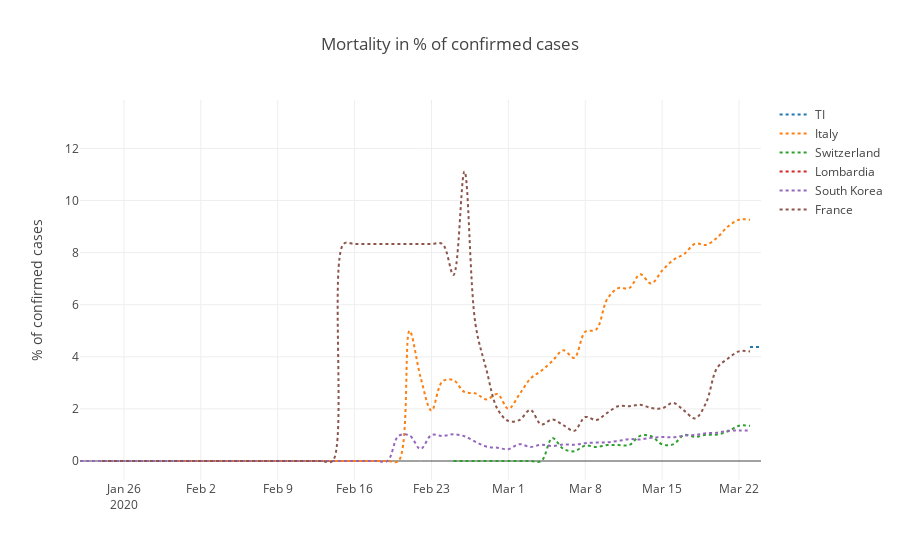

Here is the notebook cell this chart was saved with:
### Markdown cell above
## Plotly: Mortality in % of confirmed cases

todo: 
- Kurven für ein zweites (drittes, ...) Land einfügen
- Auswahl der Länder mit widget (siehe Ref. unten)

### Code cell
# Quelle: https://www.youtube.com/watch?v=XUNaGFa9xCM
# dort gibt es ein weiteres Beispiel mit Widgets und interactive
#df.loc[df['Country/Region'] == "Italy"]

import plotly as py
import plotly.graph_objs as go
import ipywidgets as widgets
import numpy as np
py.offline.init_notebook_mode(connected=True)

layout = go.Layout(
    title='Mortality in % of confirmed cases',
    yaxis=dict(
        title='% of confirmed cases'
    ),
)

trace0 = go.Scatter(
    x=df_selec.loc[df['Country/Region'] == c_s[0],"Date"],
    y=df_selec.loc[df['Country/Region'] == c_s[0], "Mortality_%"],
    mode='lines',
    name=c_s[0],
    line=dict(
        shape='spline',
        dash='dot'
    )
)
trace1 = go.Scatter(
    x=df_selec.loc[df['Country/Region'] == c_s[1],"Date"],
    y=df_selec.loc[df['Country/Region'] == c_s[1],"Mortality_%"],
    mode='lines',
    name=c_s[1],
    line=dict(
        shape='spline',
        dash='dot'
    )
)
trace2 = go.Scatter(
    x=df_selec.loc[df['Country/Region'] == c_s[2],"Date"],
    y=df_selec.loc[df['Country/Region'] == c_s[2], "Mortality_%"],
    mode='lines',
    name=c_s[2],
    line=dict(
        shape='spline',
        dash='dot'
    )
)
trace3 = go.Scatter(
    x=df_selec.loc[df['Country/Region'] == c_s[3],"Date"],
    y=df_selec.loc[df['Country/Region'] == c_s[3],"Mortality_%"],
    mode='lines',
    name=c_s[3],
    line=dict(
        shape='spline',
        dash='dot'
    )
)
trace4 = go.Scatter(
    x=df_selec.loc[df['Country/Region'] == c_s[4],"Date"],
    y=df_selec.loc[df['Country/Region'] == c_s[4], "Mortality_%"],
    mode='lines',
    name=c_s[4],
    line=dict(
        shape='spline',
        dash='dot'
    )
)
trace5 = go.Scatter(
    x=df_selec.loc[df['Country/Region'] == c_s[5],"Date"],
    y=df_selec.loc[df['Country/Region'] == c_s[5],"Mortality_%"],
    mode='lines',
    name=c_s[5],
    line=dict(
        shape='spline',
        dash='dot'
    )
)

fig = go.Figure(data=[trace0, trace1, trace2, trace3, trace4, trace5], layout=layout)
py.offline.iplot(fig)

### Figure 1 — Plotly figure (JSON) as saved in the notebook; plotly's stock layout.template omitted (floating-point values rounded to 4 significant figures)
{"data": [{"line": {"dash": "dot", "shape": "spline"}, "mode": "lines", "name": "TI", "type": "scatter", "x": ["2020-03-23", "2020-03-24"], "y": [4.377, 4.377]}, {"line": {"dash": "dot", "shape": "spline"}, "mode": "lines", "name": "Italy", "type": "scatter", "x": ["2020-01-22", "2020-01-23", "2020-01-24", "2020-01-25", "2020-01-26", "2020-01-27", "2020-01-28", "2020-01-29", "2020-01-30", "2020-01-31", "2020-02-01", "2020-02-02", "2020-02-03", "2020-02-04", "2020-02-05", "2020-02-06", "2020-02-07", "2020-02-08", "2020-02-09", "2020-02-10", "2020-02-11", "2020-02-12", "2020-02-13", "2020-02-14", "2020-02-15", "2020-02-16", "2020-02-17", "2020-02-18", "2020-02-19", "2020-02-20", "2020-02-21", "2020-02-22", "2020-02-23", "2020-02-24", "2020-02-25", "2020-02-26", "2020-02-27", "2020-02-28", "2020-02-29", "2020-03-01", "2020-03-02", "2020-03-03", "2020-03-04", "2020-03-05", "2020-03-06", "2020-03-07", "2020-03-08", "2020-03-09", "2020-03-10", "2020-03-11", "2020-03-12", "2020-03-13", "2020-03-14", "2020-03-15", "2020-03-16", "2020-03-17", "2020-03-18", "2020-03-19", "2020-03-20", "2020-03-21", "2020-03-22", "2020-03-23"], "y": [null, null, null, null, null, null, null, null, null, 0, 0, 0, 0, 0, 0, 0, 0, 0, 0, 0, 0, 0, 0, 0, 0, 0, 0, 0, 0, 0, 5, 3.226, 1.935, 3.057, 3.106, 2.649, 2.595, 2.365, 2.571, 2.007, 2.554, 3.157, 3.464, 3.836, 4.249, 3.961, 4.963, 5.048, 6.217, 6.636, 6.636, 7.169, 6.811, 7.31, 7.713, 7.945, 8.339, 8.298, 8.575, 9.006, 9.26, 9.26]}, {"line": {"dash": "dot", "shape": "spline"}, "mode": "lines", "name": "Switzerland", "type": "scatter", "x": ["2020-01-22", "2020-01-23", "2020-01-24", "2020-01-25", "2020-01-26", "2020-01-27", "2020-01-28", "2020-01-29", "2020-01-30", "2020-01-31", "2020-02-01", "2020-02-02", "2020-02-03", "2020-02-04", "2020-02-05", "2020-02-06", "2020-02-07", "2020-02-08", "2020-02-09", "2020-02-10", "2020-02-11", "2020-02-12", "2020-02-13", "2020-02-14", "2020-02-15", "2020-02-16", "2020-02-17", "2020-02-18", "2020-02-19", "2020-02-20", "2020-02-21", "2020-02-22", "2020-02-23", "2020-02-24", "2020-02-25", "2020-02-26", "2020-02-27", "2020-02-28", "2020-02-29", "2020-03-01", "2020-03-02", "2020-03-03", "2020-03-04", "2020-03-05", "2020-03-06", "2020-03-07", "2020-03-08", "2020-03-09", "2020-03-10", "2020-03-11", "2020-03-12", "2020-03-13", "2020-03-14", "2020-03-15", "2020-03-16", "2020-03-17", "2020-03-18", "2020-03-19", "2020-03-20", "2020-03-21", "2020-03-22", "2020-03-23"], "y": [null, null, null, null, null, null, null, null, null, null, null, null, null, null, null, null, null, null, null, null, null, null, null, null, null, null, null, null, null, null, null, null, null, null, 0, 0, 0, 0, 0, 0, 0, 0, 0, 0.8772, 0.4673, 0.3731, 0.5935, 0.5348, 0.611, 0.6135, 0.6135, 0.9658, 0.9566, 0.6364, 0.6364, 1, 0.9247, 1.006, 1.02, 1.141, 1.353, 1.353]}, {"line": {"dash": "dot", "shape": "spline"}, "mode": "lines", "name": "Lombardia", "type": "scatter", "x": ["2020-03-23"], "y": [13.13]}, {"line": {"dash": "dot", "shape": "spline"}, "mode": "lines", "name": "South Korea", "type": "scatter", "x": ["2020-01-22", "2020-01-23", "2020-01-24", "2020-01-25", "2020-01-26", "2020-01-27", "2020-01-28", "2020-01-29", "2020-01-30", "2020-01-31", "2020-02-01", "2020-02-02", "2020-02-03", "2020-02-04", "2020-02-05", "2020-02-06", "2020-02-07", "2020-02-08", "2020-02-09", "2020-02-10", "2020-02-11", "2020-02-12", "2020-02-13", "2020-02-14", "2020-02-15", "2020-02-16", "2020-02-17", "2020-02-18", "2020-02-19", "2020-02-20", "2020-02-21", "2020-02-22", "2020-02-23", "2020-02-24", "2020-02-25", "2020-02-26", "2020-02-27", "2020-02-28", "2020-02-29", "2020-03-01", "2020-03-02", "2020-03-03", "2020-03-04", "2020-03-05", "2020-03-06", "2020-03-07", "2020-03-08", "2020-03-09", "2020-03-10", "2020-03-11", "2020-03-12", "2020-03-13", "2020-03-14", "2020-03-15", "2020-03-16", "2020-03-17", "2020-03-18", "2020-03-19", "2020-03-20", "2020-03-21", "2020-03-22", "2020-03-23"], "y": [0, 0, 0, 0, 0, 0, 0, 0, 0, 0, 0, 0, 0, 0, 0, 0, 0, 0, 0, 0, 0, 0, 0, 0, 0, 0, 0, 0, 0, 0.9615, 0.9804, 0.4619, 0.9967, 0.9604, 1.024, 0.9516, 0.7361, 0.5563, 0.5079, 0.455, 0.6459, 0.5399, 0.6227, 0.5749, 0.637, 0.6249, 0.6836, 0.7087, 0.7188, 0.7737, 0.8387, 0.8272, 0.8904, 0.9189, 0.9106, 0.9736, 0.9985, 1.062, 1.086, 1.159, 1.169, 1.169]}, {"line": {"dash": "dot", "shape": "spline"}, "mode": "lines", "name": "France", "type": "scatter", "x": ["2020-01-22", "2020-01-23", "2020-01-24", "2020-01-25", "2020-01-26", "2020-01-27", "2020-01-28", "2020-01-29", "2020-01-30", "2020-01-31", "2020-02-01", "2020-02-02", "2020-02-03", "2020-02-04", "2020-02-05", "2020-02-06", "2020-02-07", "2020-02-08", "2020-02-09", "2020-02-10", "2020-02-11", "2020-02-12", "2020-02-13", "2020-02-14", "2020-02-15", "2020-02-16", "2020-02-17", "2020-02-18", "2020-02-19", "2020-02-20", "2020-02-21", "2020-02-22", "2020-02-23", "2020-02-24", "2020-02-25", "2020-02-26", "2020-02-27", "2020-02-28", "2020-02-29", "2020-03-01", "2020-03-02", "2020-03-03", "2020-03-04", "2020-03-05", "2020-03-06", "2020-03-07", "2020-03-08", "2020-03-09", "2020-03-10", "2020-03-11", "2020-03-12", "2020-03-13", "2020-03-14", "2020-03-15", "2020-03-16", "2020-03-17", "2020-03-18", "2020-03-19", "2020-03-20", "2020-03-21", "2020-03-22", "2020-03-23"], "y": [null, null, 0, 0, 0, 0, 0, 0, 0, 0, 0, 0, 0, 0, 0, 0, 0, 0, 0, 0, 0, 0, 0, 0, 8.333, 8.333, 8.333, 8.333, 8.333, 8.333, 8.333, 8.333, 8.333, 8.333, 7.143, 11.11, 5.263, 3.509, 2, 1.538, 1.571, 1.961, 1.404, 1.592, 1.378, 1.159, 1.687, 1.572, 1.85, 2.104, 2.104, 2.158, 2.036, 2.023, 2.231, 1.934, 1.637, 2.235, 3.568, 3.935, 4.208, 4.208]}], "layout": {"title": "Mortality in % of confirmed cases", "yaxis": {"title": "% of confirmed cases"}}}
